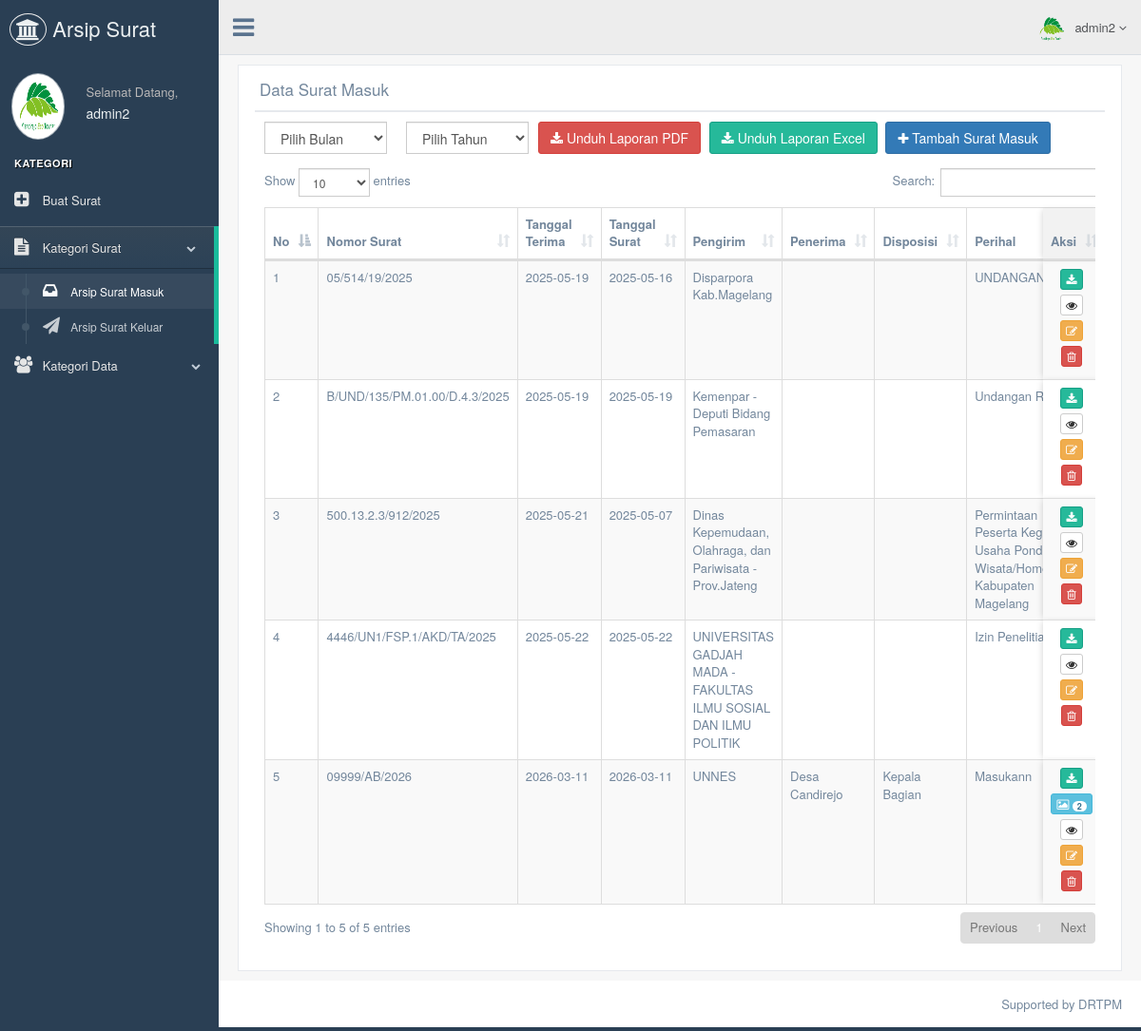
Page /admin/datasuratmasuk.php (signed in) on the committed database.
### tables this page shows
CREATE TABLE `tb_arsip_surat_masuk` (
  `No` int(11) NOT NULL,
  `nomor_surat` varchar(50) NOT NULL,
  `tanggal_terima` varchar(50) NOT NULL,
  `tanggal_surat` varchar(50) NOT NULL,
  `pengirim` varchar(100) NOT NULL,
  `penerima_surat` varchar(100) DEFAULT NULL,
  `disposisi` text DEFAULT NULL,
  `perihal` varchar(200) NOT NULL,
  `kode` varchar(20) NOT NULL,
  `keterangan` text DEFAULT NULL,
  `file_surat` varchar(255) NOT NULL,
  `lampiran_foto` text DEFAULT NULL
);

### admin/datasuratmasuk.php (the view, shortened to what this page needs)
<!DOCTYPE html>
<html lang="en">
<head>
  <link href="../assets/vendors/bootstrap/dist/css/bootstrap.min.css" rel="stylesheet">
  <link href="../assets/vendors/font-awesome/css/font-awesome.min.css" rel="stylesheet">
  <link href="../assets/vendors/nprogress/nprogress.css" rel="stylesheet">
  <link href="../assets/vendors/iCheck/skins/flat/green.css" rel="stylesheet">
  <link href="../assets/vendors/datatables.net-bs/css/dataTables.bootstrap.min.css" rel="stylesheet">
  <link href="../assets/vendors/datatables.net-buttons-bs/css/buttons.bootstrap.min.css" rel="stylesheet">
  <link href="../assets/vendors/datatables.net-fixedheader-bs/css/fixedHeader.bootstrap.min.css" rel="stylesheet">
  <link href="../assets/vendors/datatables.net-responsive-bs/css/responsive.bootstrap.min.css" rel="stylesheet">
  <link href="../assets/vendors/datatables.net-scroller-bs/css/scroller.bootstrap.min.css" rel="stylesheet">
  <link rel="stylesheet" href="https://cdn.jsdelivr.net/npm/sweetalert2@11/dist/sweetalert2.min.css">
  <link href="../assets/build/css/custom.min.css" rel="stylesheet">
</head>
<body class="nav-md">
  <div class="container body">
    <div class="main_container">
      <?php include("sidebarmenu.php"); ?>
      <?php include("header.php"); ?>
      <div class="right_col" role="main">
        <div class="">
          <div class="row">
            <div class="col-md-12 col-sm-12 col-xs-12">
              <div class="x_panel">
                <div class="x_title">
                  <h2>Data Surat Masuk</h2>
                  <div class="clearfix"></div>
                </div>
                <form action="downloadlaporan_suratmasuk.php" name="download_suratmasuk" method="post"
                  enctype="multipart/form-data" id="demo-form2"
                  class="form-horizontal form-label-left">
                  <div class="col-md-2 col-sm-2 col-xs-6">
                    <select name="bulan" class="select2_single form-control" tabindex="-1">
                      <option>Pilih Bulan</option>
                    </select>
                  </div>
                  <div class="col-md-2 col-sm-2 col-xs-6">
                    <select name="tahun" class="select2_single form-control" tabindex="-1">
                      <option>Pilih Tahun</option>
                    </select>
                  </div>
                  <a href="export/export_surat_masuk.php" class="btn btn-danger">
                    <i class="fa fa-download"></i> Unduh Laporan PDF
                  </a>
                  <a href="export/exportExcel_surat_masuk.php" class="btn btn-success">
                    <i class="fa fa-download"></i> Unduh Laporan Excel
                  </a>
                  <a href="inputsuratmasuk.php">
                    <button type="button" class="btn btn-primary">
                      <i class="fa fa-plus"></i> Tambah Surat Masuk
                    </button>
                  </a>
                </form>
                <div class="x_content">
                  <div class="x_content">
                    <?php
                    include '../koneksi/koneksi.php';
                    $sql1   = "SELECT * FROM tb_arsip_surat_masuk ORDER BY nomor_surat ASC";
                    $query1 = mysqli_query($db, $sql1);
                    $total  = mysqli_num_rows($query1);
                    if ($total == 0) {
                      echo "<center><h2>Belum Ada Data Surat Masuk</h2></center>";
                    } else { ?>
                    <div class="table-responsive-custom">
                    <table id="datatable" class="table table-striped table-bordered">
                      <thead>
                        <tr>
                          <th width="5%">No</th>
                          <th width="8%">Nomor Surat</th>
                          <th width="8%">Tanggal Terima</th>
                          <th width="8%">Tanggal Surat</th>
                          <th width="10%">Pengirim</th>
                          <th width="10%">Penerima</th>
                          <th width="10%">Disposisi</th>
                          <th width="12%">Perihal</th>
                          <th width="10%">Keterangan</th>
                          <th width="3%">Aksi</th>
                        </tr>
                      </thead>
                      <tbody>
                        <?php
                        $query1 = mysqli_query($db, "SELECT * FROM tb_arsip_surat_masuk");
                        while ($data = mysqli_fetch_array($query1)) {
                          $foto_count = 0;
                          if (!empty($data['lampiran_foto'])) {
                            $decoded = json_decode($data['lampiran_foto'], true);
                            $foto_count = (json_last_error() === JSON_ERROR_NONE && is_array($decoded))
                              ? count($decoded) : 1;
                          }
                          echo '<tr>
                            <td>' . htmlspecialchars($data['No']) . '</td>
                            <td>' . htmlspecialchars($data['nomor_surat']) . '</td>
                            <td>' . htmlspecialchars($data['tanggal_terima']) . '</td>
                            <td>' . htmlspecialchars($data['tanggal_surat']) . '</td>
                            <td>' . htmlspecialchars($data['pengirim']) . '</td>
                            <td>' . htmlspecialchars($data['penerima_surat']) . '</td>
                            <td>' . htmlspecialchars($data['disposisi']) . '</td>
                            <td>' . htmlspecialchars($data['perihal']) . '</td>
                            <td>' . htmlspecialchars($data['keterangan']) . '</td>
                            <td style="text-align:center; white-space:nowrap;">
                              <a href="surat_masuk/' . htmlspecialchars($data['file_surat']) . '" title="Unduh File">
                                <button type="button" class="btn btn-success btn-xs"><i class="fa fa-download"></i></button>
                              </a><br>';
                          if ($foto_count > 0) {
                            echo '<a href="detail-suratmasuk.php?id=' . $data['No'] . '" title="Lihat ' . $foto_count . ' Foto">
                                    <button type="button" class="btn btn-info btn-xs">
                                      <i class="fa fa-image"></i>
                                      ' . ($foto_count > 1 ? '<span class="badge" style="background:#fff;color:#31708f;font-size:9px;">' . $foto_count . '</span>' : '') . '
                                    </button>
                                  </a><br>';
                          }
                          echo '<a href="detail-suratmasuk.php?id=' . $data['No'] . '" title="Detail">
                                  <button type="button" class="btn btn-default btn-xs"><i class="fa fa-eye"></i></button>
                                </a><br>
                                <a href="editsuratmasuk.php?id=' . $data['No'] . '" title="Edit">
                                  <button type="button" class="btn btn-warning btn-xs"><i class="fa fa-edit"></i></button>
                                </a><br>
                                <button type="button" title="Hapus" class="btn btn-danger btn-xs"
                                  onclick="konfirmasiHapus(' . $data['No'] . ')">
                                  <i class="fa fa-trash-o"></i>
                                </button>
                              </td>
                            </tr>';
                        }
                        ?>
                      </tbody>
                    </table>
                    </div>
                    <?php } ?>
                  </div>
                </div>
              </div>
            </div>
          </div>
        </div>
      </div>
      <footer>
        <div class="pull-right">Supported by DRTPM</div>
        <div class="clearfix"></div>
      </footer>
    </div>
  </div>
</body>
</html>

### admin/sidebarmenu.php (shortened to what this page needs)
<?php
include '../koneksi/koneksi.php';
$sql = "SELECT * FROM tb_admin WHERE id_admin='".$_SESSION['id']."'";
$query = mysqli_query($db, $sql);
$admin_login = mysqli_fetch_array($query);
$current_page = basename($_SERVER['PHP_SELF']);
$kategori_surat_pages = ['datasuratmasuk.php', 'datasuratkeluar.php'];
$kategori_data_pages  = ['datamitra.php', 'datapengunjung.php', 'datapenjualanusaha.php', 'datapengurus.php'];
$is_kategori_surat_active = in_array($current_page, $kategori_surat_pages);
$is_kategori_data_active  = in_array($current_page, $kategori_data_pages);
?>
<div class="col-md-3 left_col">
  <div class="left_col scroll-view">
    <div class="navbar nav_title" style="border: 0;">
      <a href="index.php" class="site_title"><i class="fa fa-institution"></i> <span>Arsip Surat</span></a>
    </div>
    <div class="profile clearfix">
      <div class="profile_pic">
        <img src="images/<?php echo htmlspecialchars($admin_login['gambar']); ?>" height="70" width="85" alt="" class="img-circle profile_img">
      </div>
      <div class="profile_info">
        <span>Selamat Datang,</span>
        <h2><?php echo htmlspecialchars($_SESSION['nama']); ?></h2>
      </div>
    </div>
    <br />
    <div id="sidebar-menu" class="main_menu_side hidden-print main_menu">
      <div class="menu_section">
        <h3>Kategori</h3>
        <ul class="nav side-menu">
          <li class="<?php echo $current_page == 'inputbuatsurat.php' ? 'active' : ''; ?>">
            <a href="inputbuatsurat.php"><i class="fa fa-plus-square"></i> Buat Surat</a>
          </li>
          <li class="<?php echo $is_kategori_surat_active ? 'active' : ''; ?>">
            <a href="#">
              <i class="fa fa-file-text"></i> Kategori Surat <span class="fa fa-chevron-down"></span>
            </a>
            <ul class="nav child_menu" style="<?php echo $is_kategori_surat_active ? 'display:block;' : 'display:none;'; ?>">
              <li class="<?php echo $current_page == 'datasuratmasuk.php' ? 'active' : ''; ?>">
                <a href="datasuratmasuk.php"><i class="fa fa-inbox"></i> Arsip Surat Masuk</a>
              </li>
              <li class="<?php echo $current_page == 'datasuratkeluar.php' ? 'active' : ''; ?>">
                <a href="datasuratkeluar.php"><i class="fa fa-send"></i> Arsip Surat Keluar</a>
              </li>
            </ul>
          </li>
          <li class="<?php echo $is_kategori_data_active ? 'active' : ''; ?>">
            <a href="#">
              <i class="fa fa-users"></i> Kategori Data <span class="fa fa-chevron-down"></span>
            </a>
          </li>
        </ul>
      </div>
    </div>
  </div>
</div>

### admin/header.php (shortened to what this page needs)
<?php
include '../koneksi/koneksi.php';
$sql  		= "SELECT * FROM tb_admin where id_admin='".$_SESSION['id']."'";
$query  	= mysqli_query($db, $sql);
$admin_login = mysqli_fetch_array($query);
?>
        <div class="top_nav">
          <div class="nav_menu">
            <nav>
              <div class="nav toggle">
                <a id="menu_toggle"><i class="fa fa-bars"></i></a>
              </div>
              <ul class="nav navbar-nav navbar-right">
                <li class="">
                  <a href="javascript:;" class="user-profile dropdown-toggle" data-toggle="dropdown" aria-expanded="false">
                    <img src="images/<?php echo $admin_login['gambar']; ?>" alt=""><?php echo $_SESSION['nama'];?>
                    <span class=" fa fa-angle-down"></span>
                  </a>
                </li>
              </ul>
            </nav>
          </div>
        </div>

### admin/datasuratmasuk.php (style rules this page uses)
.table-responsive-custom { overflow-x: auto; -webkit-overflow-scrolling: touch; position: relative; }
#datatable thead tr th:last-child, #datatable tbody tr td:last-child { position: sticky; right: 0; z-index: 2; background-color: #fff; box-shadow: -3px 0 6px -2px rgba(0, 0, 0, 0.15); white-space: nowrap; }
#datatable tbody tr.odd td:last-child { background-color: #f9f9f9; }
#datatable tbody tr.even td:last-child { background-color: #ffffff; }
#datatable thead tr th:last-child { background-color: #f2f2f2; z-index: 3; }

### rows in the picture
tb_arsip_surat_masuk: No "1", nomor_surat "05/514/19/2025", tanggal_terima "2025-05-19", tanggal_surat "2025-05-16", pengirim "Disparpora Kab.Magelang", perihal "UNDANGAN"
tb_arsip_surat_masuk: No "2", nomor_surat "B/UND/135/PM.01.00/D.4.3/2025", tanggal_terima "2025-05-19", tanggal_surat "2025-05-19", pengirim "Kemenpar - Deputi Bidang Pemasaran", perihal "Undangan Rapat"
tb_arsip_surat_masuk: No "3", nomor_surat "500.13.2.3/912/2025", tanggal_terima "2025-05-21", tanggal_surat "2025-05-07", pengirim "Dinas Kepemudaan, Olahraga, dan Pariwisata - Prov.Jateng", perihal "Permintaan Peserta Kegiatan Usaha Pondok Wisata/Homestay Kabupaten Magelang"
tb_arsip_surat_masuk: No "4", nomor_surat "4446/UN1/FSP.1/AKD/TA/2025", tanggal_terima "2025-05-22", tanggal_surat "2025-05-22", pengirim "UNIVERSITAS GADJAH MADA - FAKULTAS ILMU SOSIAL DAN ILMU POLITIK", perihal "Izin Penelitian"
tb_arsip_surat_masuk: No "5", nomor_surat "09999/AB/2026", tanggal_terima "2026-03-11", tanggal_surat "2026-03-11", pengirim "UNNES", penerima_surat "Desa Candirejo", disposisi "Kepala Bagian", perihal "Masukann", lampiran_foto "2"

### other values in the picture
$_SESSION['nama'] "admin2"
